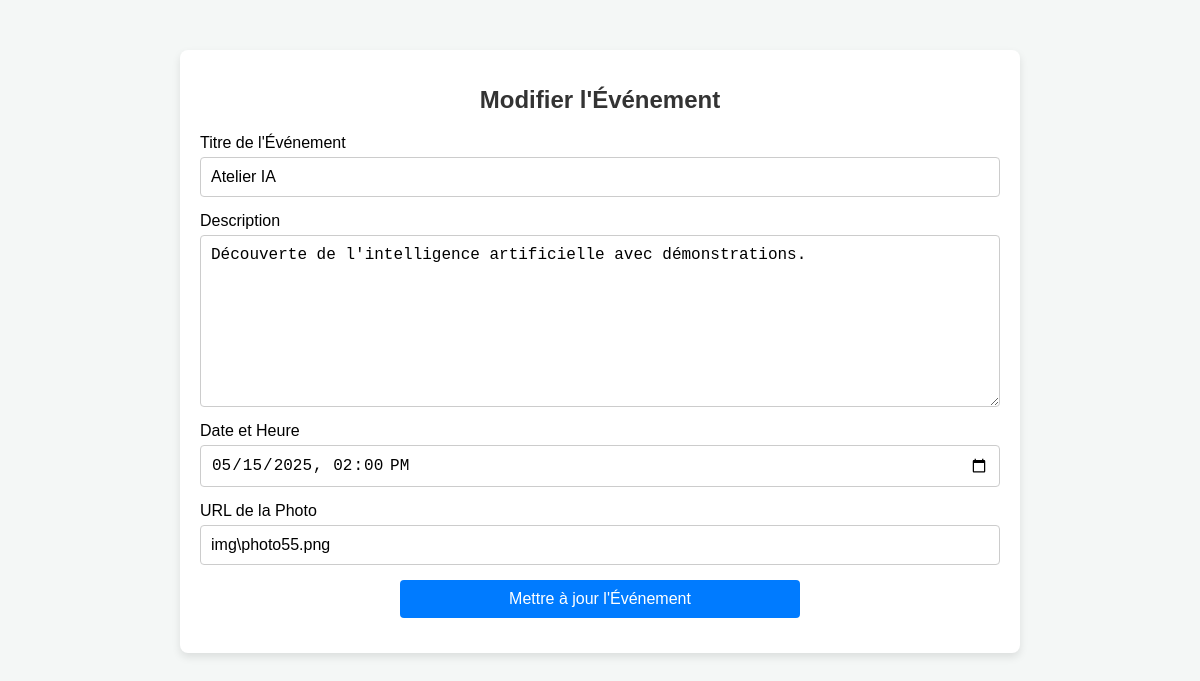
/modifierevenement.php?id_evenement=14 (signed in), run on the app's committed database.
### tables this page shows
CREATE TABLE `evenement` (
  `id_evenement` int(11) NOT NULL,
  `titre` varchar(255) NOT NULL,
  `description` text NOT NULL,
  `date_evenement` datetime NOT NULL,
  `idclub` int(11) NOT NULL,
  `photo` varchar(255) NOT NULL
);

### modifierevenement.php (the view, shortened to what this page needs)
<?php
include 'db_connect.php';
if (isset($_GET['id_evenement'])) {
    $event_id = $_GET['id_evenement'];
    $stmt = $conn->prepare("SELECT * FROM evenement WHERE id_evenement = ?");
    $stmt->bind_param("i", $event_id);
    $stmt->execute();
    $result = $stmt->get_result();
    if ($result->num_rows > 0) {
        $event = $result->fetch_assoc();
    } else {
        echo "Événement non trouvé.";
        exit();
    }
} else {
    echo "ID d'événement manquant.";
    exit();
}
?>
<!DOCTYPE html>
<html lang="fr">
<head>
</head>
<body>
<div class="container">
    <h1>Modifier l'Événement</h1>
    <form method="POST">
        <div class="form-group">
            <label for="titre">Titre de l'Événement</label>
            <input type="text" name="titre" id="titre" value="<?= htmlspecialchars($event['titre']) ?>" required>
        </div>
        <div class="form-group">
            <label for="description">Description</label>
            <textarea name="description" id="description" required><?= htmlspecialchars($event['description']) ?></textarea>
        </div>
        <div class="form-group">
            <label for="date_evenement">Date et Heure</label>
            <input type="datetime-local" name="date_evenement" id="date_evenement"
                   value="<?= date('Y-m-d\TH:i', strtotime($event['date_evenement'])) ?>" required>
        </div>
        <div class="form-group">
            <label for="photo">URL de la Photo</label>
            <input type="text" name="photo" id="photo" value="<?= htmlspecialchars($event['photo']) ?>" required>
        </div>
        <div class="btn-container">
            <button type="submit" name="submit">Mettre à jour l'Événement</button>
        </div>
    </form>
</div>
</body>
</html>

### modifierevenement.php (style rules this page uses)
body { font-family: 'Arial', sans-serif; background-color: #f4f7f6; margin: 0; padding: 0; }
.container { max-width: 800px; margin: 50px auto; padding: 20px; background-color: #ffffff; border-radius: 8px; box-shadow: 0 4px 8px rgba(0, 0, 0, 0.1); }
h1 { text-align: center; color: #333; font-size: 24px; margin-bottom: 20px; }
form { display: flex; flex-direction: column; }
input, textarea, button { margin-bottom: 15px; padding: 10px; border-radius: 4px; border: 1px solid #ccc; font-size: 16px; }
textarea { resize: vertical; min-height: 150px; }
button { background-color: #007BFF; color: white; border: none; cursor: pointer; font-size: 16px; }
.form-group { display: flex; flex-direction: column; }
label { font-size: 16px; margin-bottom: 5px; }
.btn-container { display: flex; justify-content: center; }
.btn-container button { width: 50%; }

### data on the page
evenement: titre "Atelier IA", description "Découverte de l'intelligence artificielle avec démonstrations.", date_evenement "05/15/2025 14:00", photo "img\\photo55.png"
